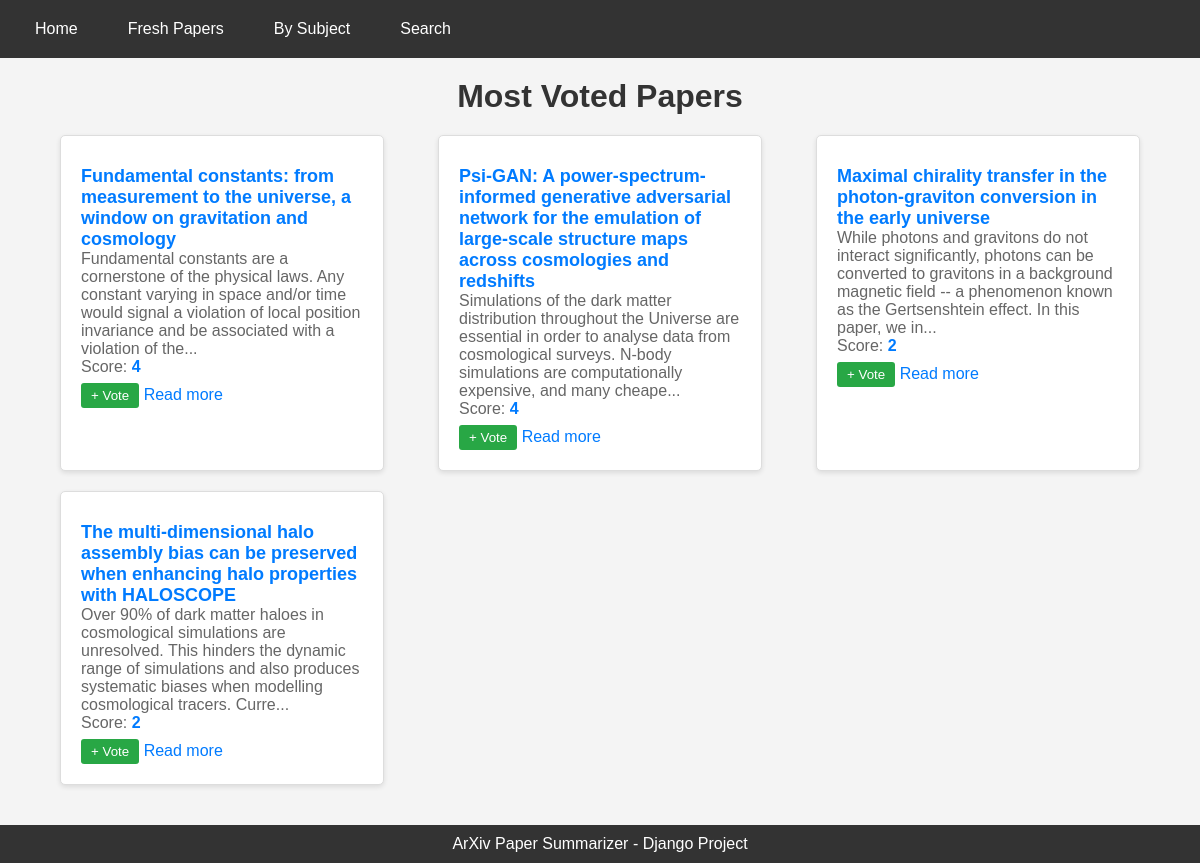
The page / on the database its author committed.
### main/models.py (models this page shows)
class Paper(models.Model):
    title = models.CharField(max_length=512, null=False)
    abstract = models.TextField(max_length=8096, null=False)
    summarization = models.TextField(max_length=16192, null=True)
    score = models.IntegerField(null=False, default=0)
    subject = models.ForeignKey(Category, on_delete=models.DO_NOTHING)
    submitted = models.DateField(null=False)
    url = models.TextField(null=False)
    written_by = models.ManyToManyField("Author")

### main/views.py (the view)
# urls.py: path('', include("main.urls"))
def main(request):
    most_voted_papers = Paper.objects.order_by('-score')[:10]
    return render(request, 'main.html', {'papers': most_voted_papers})

### main/templates/main.html (shortened to what this page needs)
<!DOCTYPE html>
<html lang="en">
<head>
</head>
<body>
    <div class="navbar">
        <ul>
            <li><a href="{% url 'index' %}">Home</a></li>
            <li><a href="{% url 'fresh' %}">Fresh Papers</a></li>
            <li><a href="{% url 'subject' %}">By Subject</a></li>
            <li><a href="{% url 'search' %}">Search</a></li>
        </ul>
    </div>
    <div class="container">
        <h1>Most Voted Papers</h1>
        <div class="papers-list">
            {% for paper in papers %}
            <div class="paper">
                <h2><a href="{% url 'paper_detail' paper.id %}">{{ paper.title }}</a></h2>
                <p>{{ paper.abstract|slice:":200" }}...</p>
                <p>Score: <span class="score" id="score-{{ paper.id }}">{{ paper.score }}</span></p>
                <button class="plus-button" onclick="increaseScore({{ paper.id }})">+ Vote</button>
                <a href="{{ paper.url }}">Read more</a>
            </div>
            {% endfor %}
        </div>
    </div>
    <footer>
        <p>ArXiv Paper Summarizer - Django Project</p>
    </footer>
</body>
</html>

### main/templates/main.html (style rules this page uses)
* { margin: 0; padding: 0; box-sizing: border-box; }
body { font-family: Arial, sans-serif; background-color: #f4f4f4; margin: 0; padding: 0; }
.navbar { background-color: #333; color: white; padding: 10px 20px; }
.navbar ul { list-style-type: none; display: flex; justify-content: flex-start; }
.navbar ul li { margin-right: 20px; }
.navbar ul li a { color: white; text-decoration: none; padding: 10px 15px; display: block; }
.container { width: 90%; max-width: 1200px; margin: 20px auto; }
h1 { color: #333; text-align: center; margin-bottom: 20px; }
.papers-list { display: flex; flex-wrap: wrap; justify-content: space-between; }
.paper { background-color: white; border: 1px solid #ddd; border-radius: 5px; width: 30%; margin-bottom: 20px; padding: 20px; box-shadow: 0 2px 5px rgba(0, 0, 0, 0.1); }
.paper h2 { font-size: 18px; color: #333; }
.paper p { color: #666; }
.paper a { display: inline-block; text-decoration: none; color: #007BFF; margin-top: 10px; }
footer { text-align: center; padding: 10px 0; background-color: #333; color: white; margin-top: 20px; }
.score { font-weight: bold; color: #007BFF; }
.plus-button { background-color: #28a745; border: none; color: white; padding: 5px 10px; cursor: pointer; border-radius: 3px; }

### rows shown on the page
Paper: title "Fundamental constants: from measurement to the universe, a window on gravitation and cosmology", abstract "Fundamental constants are a cornerstone of the physical laws. Any constant varying in space and/or time would signal a violation of local position invariance and be associated with a violation of the", score "4"
Paper: title "Psi-GAN: A power-spectrum-informed generative adversarial network for the emulation of large-scale structure maps across cosmologies and redshifts", abstract "Simulations of the dark matter distribution throughout the Universe are essential in order to analyse data from cosmological surveys. N-body simulations are computationally expensive, and many cheape", score "4"
Paper: title "Maximal chirality transfer in the photon-graviton conversion in the early universe", abstract "While photons and gravitons do not interact significantly, photons can be converted to gravitons in a background magnetic field -- a phenomenon known as the Gertsenshtein effect. In this paper, we in", score "2"
Paper: title "The multi-dimensional halo assembly bias can be preserved when enhancing halo properties with HALOSCOPE", abstract "Over 90% of dark matter haloes in cosmological simulations are unresolved. This hinders the dynamic range of simulations and also produces systematic biases when modelling cosmological tracers. Curre", score "2"
